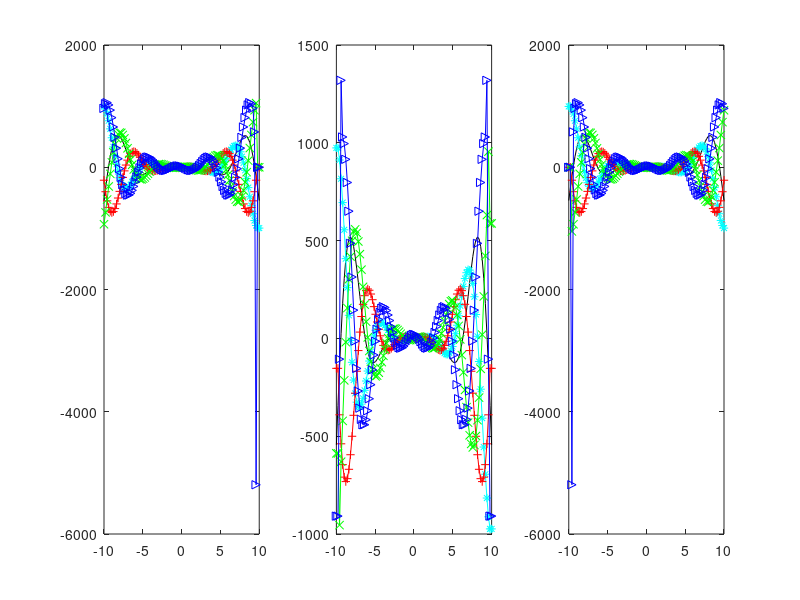

The MATLAB source for this figure:
% Differentiation of y(x) using array operations for equidistant grids
clear
clc
close all
% Create array X from intervals of -10 to 10 with 100 support points
N = 100;
X = linspace(-10,10,N);
Y = sin(X) .* X .^3;

% Write a program to calculate the first derivative using the three different schemes
% For the boundary treatment, assume linear interpolation
%%%%%%%%%%%%%%%%%%%%%%%%%%------------------------------------------%%%%%%%%%%%%%%%%%%%%%%%%%%
% First Derivative
%%%%%%%%%%%%%%%%%%%%%%%%%%------------------------------------------%%%%%%%%%%%%%%%%%%%%%%%%%%
% Using LDS, point and left neighbour
dphi_dx_LDS(1:N-1) = (Y(2:N) - Y(1:N-1)) ./ (X(2:N) - X(1:N-1));
dphi_dx_LDS(N) = dphi_dx_LDS(N-1);

% Using CDS, two neighbours
dphi_dx_CDS(2:N-1) = (Y(3:N) - Y(1:N-2)) ./ (X(3:N) - X(1:N-2));
dphi_dx_CDS(1) = dphi_dx_CDS(2);
dphi_dx_CDS(N) = dphi_dx_CDS(N-1);

% Using RDS, point and left neighbour
dphi_dx_RDS(2:N) = (Y(2:N) - Y(1:N-1)) ./ (X(2:N) - X(1:N-1));
dphi_dx_RDS(1) = dphi_dx_RDS(2);

%%%%%%%%%%%%%%%%%%%%%%%%%%------------------------------------------%%%%%%%%%%%%%%%%%%%%%%%%%%
% Second Order Derivative
%%%%%%%%%%%%%%%%%%%%%%%%%%------------------------------------------%%%%%%%%%%%%%%%%%%%%%%%%%%
% Calculating the second order derivatives
% Higher order derivatives for LDS
d2phi_dx2_LDS(1:N-1) = (dphi_dx_LDS(2:N) - dphi_dx_LDS(1:N-1)) ./ (X(2:N) - X(1:N-1));
d2phi_dx2_LDS(N) = d2phi_dx2_LDS(N-1);

% Higher order derivatives for CDS
d2phi_dx2_CDS(2:N-1) = (dphi_dx_CDS(3:N) - dphi_dx_CDS(1:N-2)) ./ (X(3:N) - X(1:N-2));
d2phi_dx2_CDS(1) = d2phi_dx2_CDS(2);
d2phi_dx2_CDS(N) = d2phi_dx2_CDS(N-1);

% Higher order derivatives for RDS
d2phi_dx2_RDS(2:N) = (dphi_dx_RDS(2:N) - dphi_dx_RDS(1:N-1)) ./ (X(2:N) - X(1:N-1));
d2phi_dx2_RDS(1) = d2phi_dx2_RDS(2);

%%%%%%%%%%%%%%%%%%%%%%%%%%------------------------------------------%%%%%%%%%%%%%%%%%%%%%%%%%%
% Third Order Derivative
%%%%%%%%%%%%%%%%%%%%%%%%%%------------------------------------------%%%%%%%%%%%%%%%%%%%%%%%%%%
% Calculating the third order derivatives
% Higher order derivatives for LDS
d3phi_dx3_LDS(1:N-1) = (d2phi_dx2_LDS(2:N) - d2phi_dx2_LDS(1:N-1)) ./ (X(2:N) - X(1:N-1));
d3phi_dx3_LDS(N) = d3phi_dx3_LDS(N-1);

% Higher order derivatives for CDS
d3phi_dx3_CDS(2:N-1) = (d2phi_dx2_CDS(3:N) - d2phi_dx2_CDS(1:N-2)) ./ (X(3:N) - X(1:N-2));
d3phi_dx3_CDS(1) = d3phi_dx3_CDS(2);
d3phi_dx3_CDS(N) = d3phi_dx3_CDS(N-1);

% Higher order derivatives for RDS
d3phi_dx3_RDS(2:N) = (d2phi_dx2_RDS(2:N) - d2phi_dx2_RDS(1:N-1)) ./ (X(2:N) - X(1:N-1));
d3phi_dx3_RDS(1) = d3phi_dx3_RDS(2);

%%%%%%%%%%%%%%%%%%%%%%%%%%------------------------------------------%%%%%%%%%%%%%%%%%%%%%%%%%%
% Fourth Order Derivative
%%%%%%%%%%%%%%%%%%%%%%%%%%------------------------------------------%%%%%%%%%%%%%%%%%%%%%%%%%%
% Calculating the fourth order derivatives
% Higher order derivatives for LDS
d4phi_dx4_LDS(1:N-1) = (d3phi_dx3_LDS(2:N) - d3phi_dx3_LDS(1:N-1)) ./ (X(2:N) - X(1:N-1));
d4phi_dx4_LDS(N) = d4phi_dx4_LDS(N-1);

% Higher order derivatives for CDS
d4phi_dx4_CDS(2:N-1) = (d3phi_dx3_CDS(3:N) - d3phi_dx3_CDS(1:N-2)) ./ (X(3:N) - X(1:N-2));
d4phi_dx4_CDS(1) = d4phi_dx4_CDS(2);
d4phi_dx4_CDS(N) = d4phi_dx4_CDS(N-1);

% Higher order derivatives for RDS
d4phi_dx4_RDS(2:N) = (d3phi_dx3_RDS(2:N) - d3phi_dx3_RDS(1:N-1)) ./ (X(2:N) - X(1:N-1));
d4phi_dx4_RDS(1) = d4phi_dx4_RDS(2);

%%%%%%%%%%%%%%%%%%%%%%%%%%------------------------------------------%%%%%%%%%%%%%%%%%%%%%%%%%%
% Plots for LDS, CDS and RDS
%%%%%%%%%%%%%%%%%%%%%%%%%%------------------------------------------%%%%%%%%%%%%%%%%%%%%%%%%%%
% Plots for LDS
subplot(1,3,1)
title('LDS')
plot(X,Y,'k')
hold on
plot(X,dphi_dx_LDS,'c*-')
plot(X,d2phi_dx2_LDS,'r+-')
plot(X,d3phi_dx3_LDS,'gx-')
plot(X,d4phi_dx4_LDS,'b>-')

% Plots for CDS
subplot(1,3,2)
title('CDS')
plot(X,Y,'k')
hold on
plot(X,dphi_dx_CDS,'c*-')
plot(X,d2phi_dx2_CDS,'r+-')
plot(X,d3phi_dx3_CDS,'gx-')
plot(X,d4phi_dx4_CDS,'b>-')

% Plots for RDS
subplot(1,3,3)
title('RDS')
plot(X,Y,'k')
hold on
plot(X,dphi_dx_RDS,'c*-')
plot(X,d2phi_dx2_RDS,'r+-')
plot(X,d3phi_dx3_RDS,'gx-')
plot(X,d4phi_dx4_RDS,'b>-')

%%%%%%%%%%%%%%%%%%%%%%%%%%------------------------------------------%%%%%%%%%%%%%%%%%%%%%%%%%%
% Integrating from x = 3 to x = 9
%%%%%%%%%%%%%%%%%%%%%%%%%%------------------------------------------%%%%%%%%%%%%%%%%%%%%%%%%%%
% Looking for positiong of X < 3
for i = 1:N
    if X(i) >= 3
        a = i-1;
        break
    end
end
% Looking for positiong of X > 9
for j = 1:N
    if X(j) >= 9
        b = j;
        break
    end
end

% Integration
Dx = X(2) - X(1);
I = Dx * sum(Y(a:b));